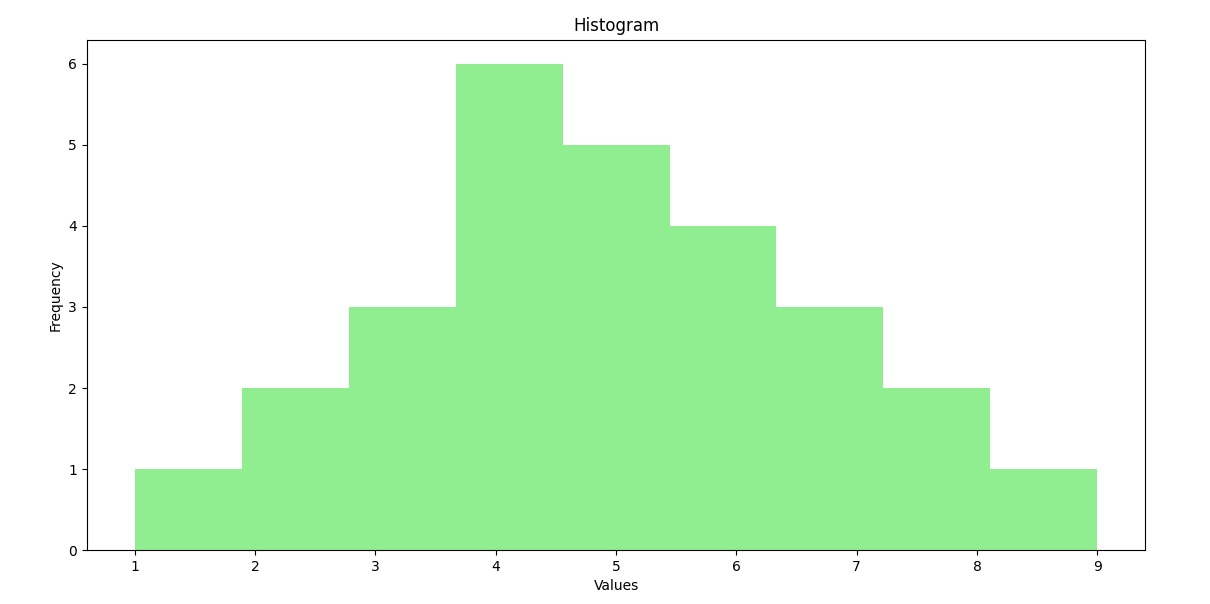

Here is the Python script that generated this plot:
import matplotlib.pyplot as plt

# Sample data
data = [1, 2, 2, 3, 3, 3, 4, 4, 4, 4,4,4, 5, 5, 5, 5, 5,6,6,6,6,7,7,7,8,8,9]

# Create a figure and axis
fig, ax = plt.subplots()

# Plot the data
ax.hist(data, bins=9,color='lightgreen')

# Set title and labels
ax.set_title("Histogram")
ax.set_xlabel("Values")
ax.set_ylabel("Frequency")

# Show plot
plt.show()
